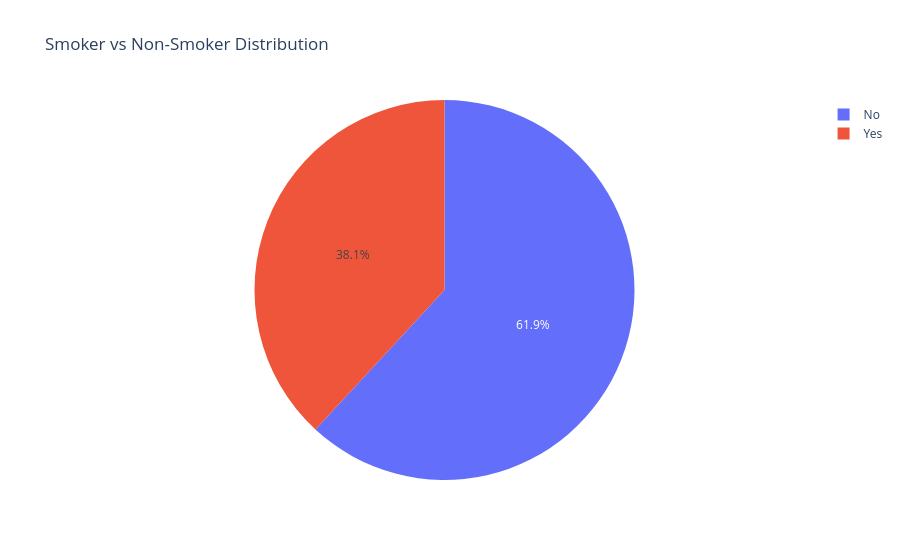

Here is the notebook cell this chart was saved with:
### Code cell
# Pie Chart
smoker_counts = tips['smoker'].value_counts().reset_index()
smoker_counts.columns = ['smoker', 'count']

fig = px.pie(smoker_counts, names='smoker', values='count', title='Smoker vs Non-Smoker Distribution')
fig.show()

### Figure 1 — Plotly figure (JSON) as saved in the notebook; plotly's stock layout.template omitted (floating-point values rounded to 4 significant figures)
{"data": [{"domain": {"x": [0, 1], "y": [0, 1]}, "hovertemplate": "smoker=%{label}<br>count=%{value}<extra></extra>", "labels": ["No", "Yes"], "legendgroup": "", "name": "", "showlegend": true, "type": "pie", "values": [151, 93]}], "layout": {"legend": {"tracegroupgap": 0}, "title": {"text": "Smoker vs Non-Smoker Distribution"}}}
